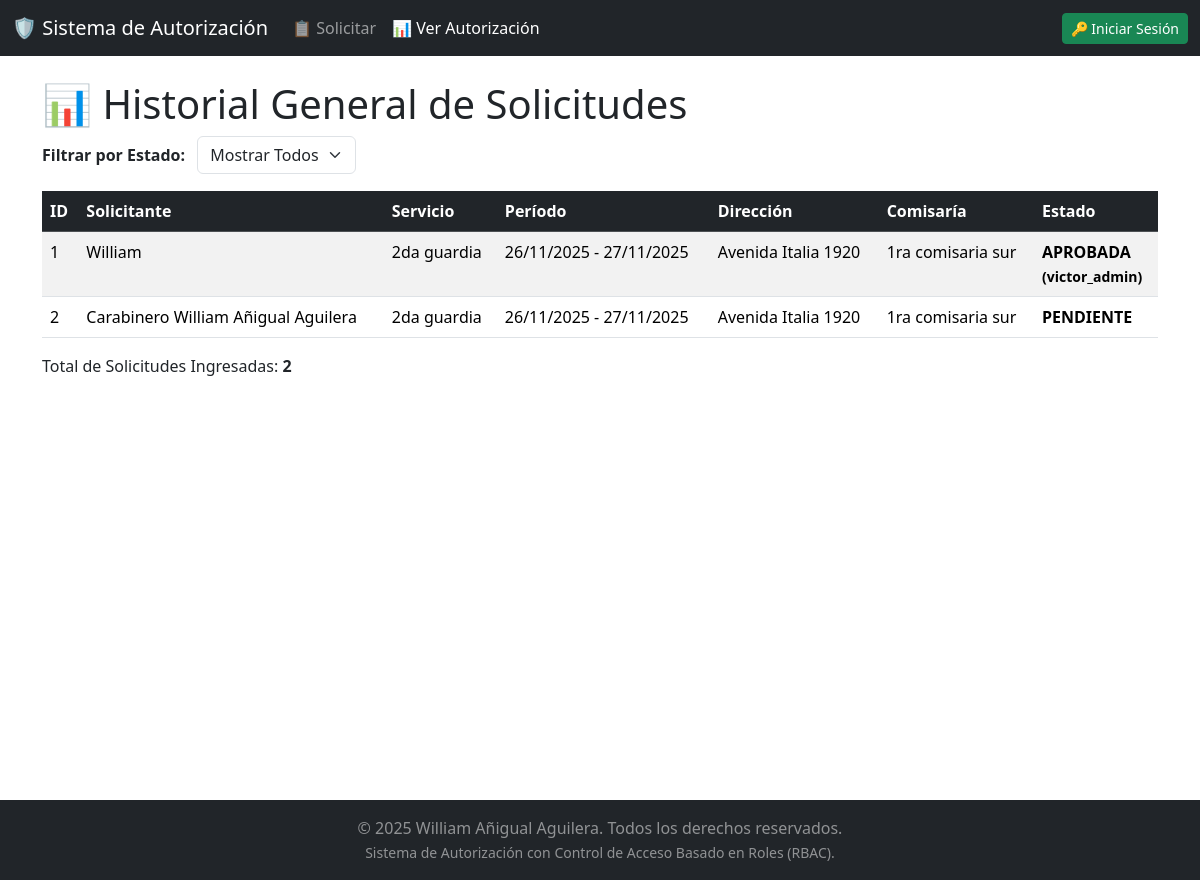
The app's page /solicitudes with its own data.
### app.py (models this page shows)
class SolicitudDB(db.Model):
    id = db.Column(db.Integer, primary_key=True)
    solicitante = db.Column(db.String(100), nullable=False)
    fecha_inicio_str = db.Column(db.String(10), nullable=False)
    fecha_fin_str = db.Column(db.String(10), nullable=False)
    direccion = db.Column(db.String(200))
    comisaria_cercana = db.Column(db.String(100))
    contacto = db.Column(db.String(50))
    servicio = db.Column(db.String(200), nullable=False)
    estado = db.Column(db.String(15), default="PENDIENTE")
    autorizador = db.Column(db.String(80), nullable=True)
    def get_fecha_inicio(self):
        return datetime.strptime(self.fecha_inicio_str, '%Y-%m-%d').strftime('%d/%m/%Y')
    def get_fecha_fin(self):
        return datetime.strptime(self.fecha_fin_str, '%Y-%m-%d').strftime('%d/%m/%Y')

### app.py (the view)
@app.route('/solicitudes')
def lista_general_solicitudes():
    solicitudes = SolicitudDB.query.all()
    return render_template('principal.html', solicitudes=solicitudes, current_user=current_user)

### templates/principal.html (shortened to what this page needs)
<!DOCTYPE html>
<html lang="es">
<head>
    <link href="https://cdn.jsdelivr.net/npm/bootstrap@5.3.3/dist/css/bootstrap.min.css"
          rel="stylesheet">
    <link rel="stylesheet" href="{{ url_for('static', filename='styles.css') }}">
</head>
<body>
    <div class="wrapper">
        <nav class="navbar navbar-expand-lg navbar-dark bg-dark">
            <div class="container-fluid">
                <a class="navbar-brand" href="/solicitudes">🛡️ Sistema de Autorización</a>
                <div class="collapse navbar-collapse" id="navbarNav">
                    <ul class="navbar-nav me-auto mb-2 mb-lg-0">
                        <li class="nav-item"><a class="nav-link" href="/">📋 Solicitar</a></li>
                        <li class="nav-item"><a class="nav-link active" href="/solicitudes">📊 Ver Autorización</a></li>
                    </ul>
                    <ul class="navbar-nav">
                        {% if current_user.is_authenticated %}
                        <li class="nav-item"><span class="nav-link text-white">Hola, {{ current_user.username }}</span></li>
                        <li class="nav-item"><a class="btn btn-danger btn-sm ms-2" href="/logout">🚪 Cerrar Sesión</a></li>
                        {% else %}
                        <li class="nav-item"><a class="btn btn-success btn-sm" href="/login">🔑 Iniciar Sesión</a></li>
                        {% endif %}
                    </ul>
                </div>
            </div>
        </nav>
        <div class="content container py-4">
            <h1>📊 Historial General de Solicitudes</h1>
            <div class="controls mb-3">
                <label for="filterStatus" class="form-label fw-bold me-2">Filtrar por Estado:</label>
                <select id="filterStatus" onchange="filterTable()" class="form-select d-inline-block w-auto">
                    <option value="ALL">Mostrar Todos</option>
                </select>
            </div>
            <div class="table-responsive">
                <table id="solicitudesTable" class="table table-striped table-hover">
                    <thead class="table-dark">
                        <tr>
                            <th onclick="sortTable(0)">ID</th>
                            <th onclick="sortTable(1)">Solicitante</th>
                            <th onclick="sortTable(2)">Servicio</th>
                            <th onclick="sortTable(3)">Período</th>
                            <th onclick="sortTable(4)">Dirección</th>
                            <th onclick="sortTable(5)">Comisaría</th>
                            <th onclick="sortTable(6)">Estado</th>
                        </tr>
                    </thead>
                    <tbody>
                        {% for sol in solicitudes %}
                        <tr data-status="{{ sol.estado }}">
                            <td>{{ sol.id }}</td>
                            <td>{{ sol.solicitante }}</td>
                            <td>{{ sol.servicio }}</td>
                            <td>{{ sol.get_fecha_inicio() }} - {{ sol.get_fecha_fin() }}</td>
                            <td>{{ sol.direccion }}</td>
                            <td>{{ sol.comisaria_cercana }}</td>
                            <td class="estado-{{ sol.estado }}">
                                {{ sol.estado }}
                                {% if sol.autorizador %}
                                    <br><small>({{ sol.autorizador }})</small>
                                {% endif %}
                            </td>
                        </tr>
                        {% endfor %}
                    </tbody>
                </table>
            </div>
            <p>Total de Solicitudes Ingresadas: <strong>{{ solicitudes | length }}</strong></p>
        </div>
    </div>
    {% include 'footer.html' %}
</body>
</html>

### static/styles.css (style rules this page uses)
html { box-sizing: border-box; }
*, *::before, *::after { box-sizing: inherit; }
html, body { height: 100%; margin: 0; }
.wrapper { min-height: 100vh; display: flex; flex-direction: column; }
.content { flex-grow: 1; }

### templates/principal.html (style rules this page uses)
.estado-APROBADA { color: green; font-weight: bold; }
.estado-PENDIENTE { color: orange; font-weight: bold; }

### records on screen
SolicitudDB: id "1", solicitante "William", servicio "2da guardia", get_fecha_inicio "26/11/2025", get_fecha_fin "27/11/2025", direccion "Avenida Italia 1920", comisaria_cercana "1ra comisaria sur", estado "APROBADA", autorizador "victor_admin"
SolicitudDB: id "2", solicitante "Carabinero William Añigual Aguilera", servicio "2da guardia", get_fecha_inicio "26/11/2025", get_fecha_fin "27/11/2025", direccion "Avenida Italia 1920", comisaria_cercana "1ra comisaria sur", estado "PENDIENTE"

### other values on screen
{{ solicitudes | length }} "2"
